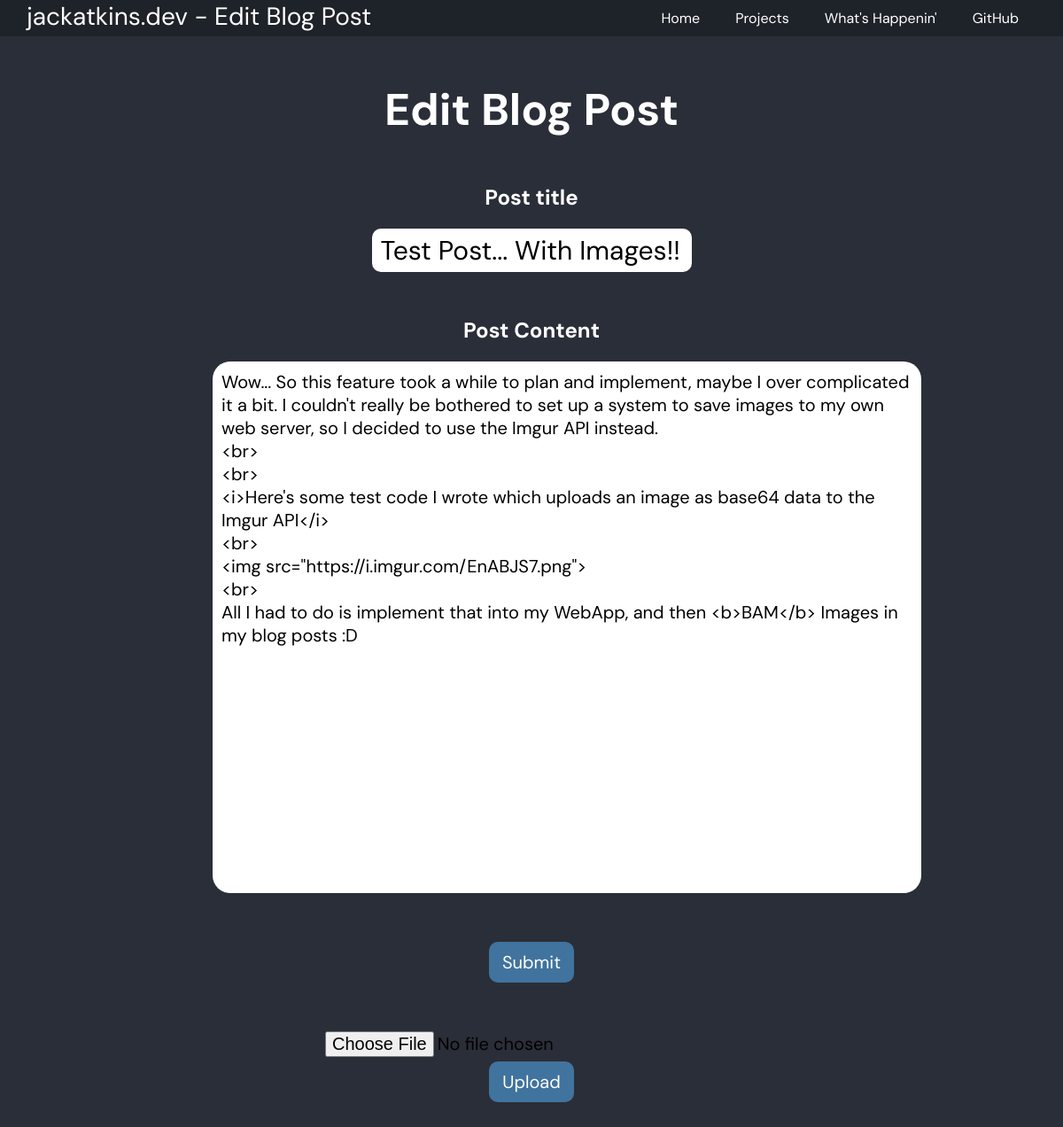
/admin/blog/posts/edit/2/ (signed in), run on an earlier commit of the app's database.
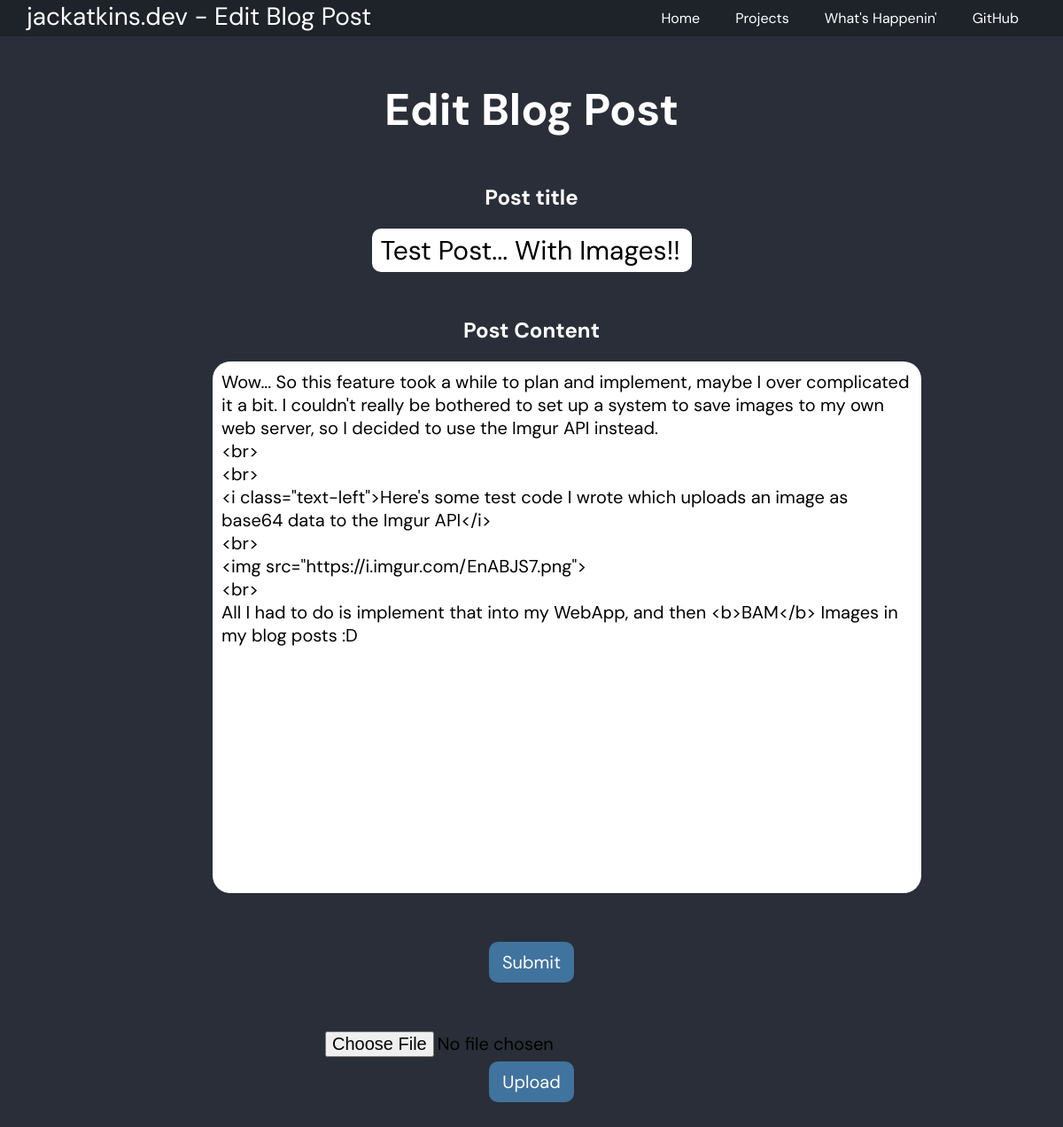
And on a later commit of the database.
### app.py (models this page shows)
class BlogPost(db.Model):
    id = db.Column(db.Integer, primary_key=True)
    created = db.Column(db.DateTime)
    title = db.Column(db.String(100))
    content = db.Column(db.Text)

### app.py (the view)
@app.route("/admin/blog/posts/edit/<id>/", methods=["GET", "POST"])
def editblogpost(id):
    try:
        if session["admin_user"]:
            if request.method == "POST":
                title = request.form["title"]
                content = request.form["content"]
                post = BlogPost.query.filter_by(id=id).first()
                if post:
                    post.title = title
                    post.content = content
                    db.session.commit()
                    return redirect(url_for("blogposts"))
                else:
                    return redirect(url_for("blogposts"))
            else:
                post = BlogPost.query.filter_by(id=id).first()
                if post:
                    return render_template("editblogpost.html", post=post)
                else:
                    return redirect(url_for("blogposts"))
    except KeyError:
        return redirect(url_for("login"))

### templates/editblogpost.html (shortened to what this page needs)
{% extends "base.html" %}
{% block navtitle %}Edit Blog Post{% endblock %}
{% block content %}
<div class="content-break">
    <h1>Edit Blog Post</h1>
    <form class="content-break" method="post">
        <h2>Post title</h2>
        <input type="text" name="title" class="content-break-small" style="font-size: 30px;" maxlength="100" value="{{ post.title }}"">
        <h2 class="content-break">Post Content</h2>
        <textarea name="content" class="content-break-small">{{ post.content }}</textarea>
        <br>
        <input type="submit" class="submit content-break">
    </form>
    <form class="content-break">
        <input class="file-upload" type="file" name="image">
    </form>
    <button onclick="readFile()">Upload</button>
</div>
{% endblock %}

### templates/base.html (shortened to what this page needs)
<!DOCTYPE html>
<html>
    <head>
        <link rel="stylesheet" type="text/css" href="{{ url_for('static', filename='css/global.css') }}">
    </head>
    <body>
        <nav>
            <p id="title">jackatkins.dev - {% block navtitle %}{% endblock %}</p>
            <ul>
                <a href="https://github.com/J4CKINS"><li class="github">GitHub</li></a>
                <a href="{{ url_for('blog') }}"><li>What's Happenin'</li></a>
                <a href="{{ url_for('projects') }}"><li>Projects</li></a>
                <a href="{{ url_for('home') }}"><li>Home</li></a>
            </ul>
        </nav>
        <div class="wrapper fadein">
            {% block content %}
            {% endblock %}
        </div>
    </body>
</html>

### static/css/global.css (style rules this page uses)
* { margin: 0px; box-sizing: border-box; font-family: 'DM Sans', sans-serif; color: white; }
body { background-color: #2a2e38; }
h1 { font-size: 50px; }
p { font-size: 20px; }
button { font-size: 20px; background-color: #40739e; padding: 10px 15px; margin: 0px 10px; border-radius: 10px; border: none; transition: all ease-in .2s; -webkit-transition: all ease-in .2s; -moz-transition: all ease-in .2s; -o-transition: all ease-in .2s; }
input { font-size: 20px; padding: 5px 10px; border-radius: 10px; border: none; color:black; transition: all ease-in .2s; }
textarea { resize: none; background-color: white; color: black; border: none; border-radius: 20px; font-size: 20px; width:800px; height:600px; padding: 10px 10px; }
.wrapper { float: left; text-align: center; width: 100%; padding: 0 20% 70px 20%; opacity: 0; padding-top: 15px; transition: all ease-in 1s; -webkit-transition: all ease-in 1s; -moz-transition: all ease-in 1s; -o-transition: all ease-in 1s; }
.content-break { margin-top: 50px; }
.content-break-small { margin-top: 20px; }
.submit { color:white; font-size: 20px; background-color: #40739e; padding: 10px 15px; border-radius: 10px; border: none; transition: all ease-in .2s; -webkit-transition: all ease-in .2s; -moz-transition: all ease-in .2s; -o-transition: all ease-in .2s; }
nav { background-color: #1e2329; width: 100%; float: left; }
nav p { float: left; margin-left: 30px; color: white; font-size: 28px; }
nav ul { float: right; list-style-type: none; overflow: hidden; margin-right: 30px; }
nav a { float: right; color: white; text-decoration: none; }
nav li { padding: 10px 20px 10px 20px; }

What changed in the data, as far as the page shows it:
changed BlogPost "Test Post... With Images!!": content "…API instead. <br> <br> <i>Here's some test code I…" → "…API instead. <br> <br> <i class=\"text-left\">Here's some test code I…"
